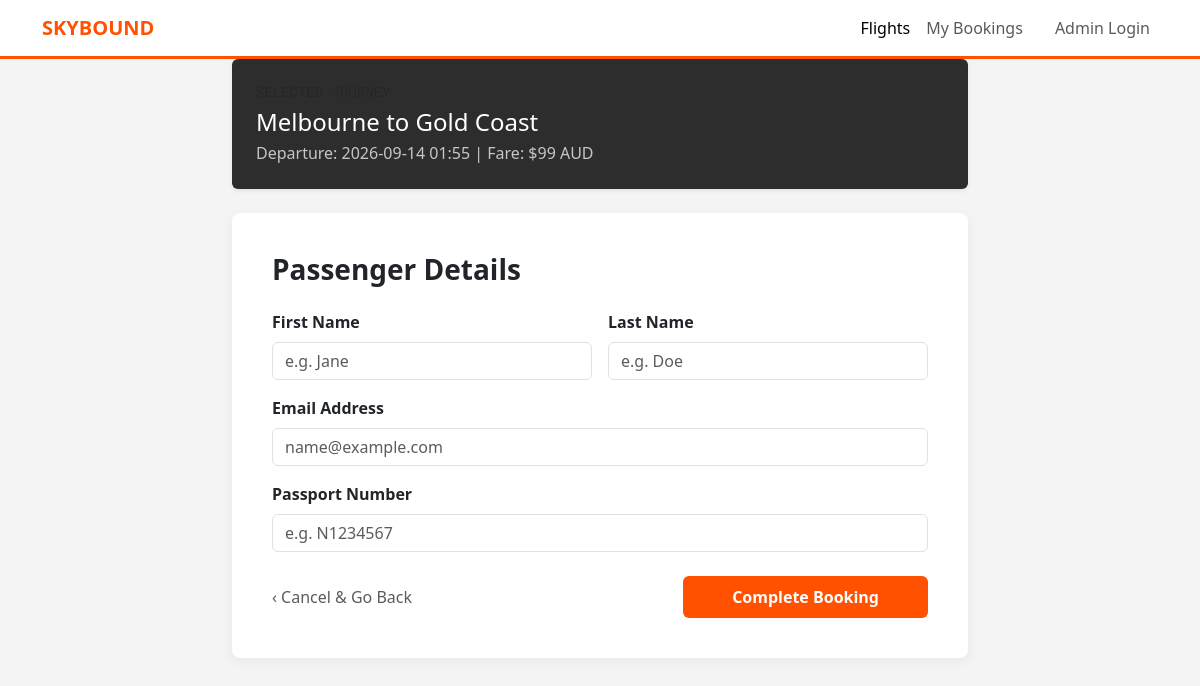
/book/4, run on the app's committed database.
### tables this page shows
CREATE TABLE flights (
        flight_id INTEGER PRIMARY KEY AUTOINCREMENT,
        origin TEXT,
        destination TEXT,
        departure_time TEXT,
        capacity INTEGER,
        price INTEGER
    );

### app.py (the view)
@app.route('/book/<int:flight_id>', methods=['GET', 'POST'])
def book_flight(flight_id):
    conn = get_db_connection()
    if request.method == 'POST':
        first = request.form.get('first_name')
        last = request.form.get('last_name')
        email = request.form.get('email')
        passport = request.form.get('passport')
        cursor = conn.cursor()
        cursor.execute('''
            INSERT INTO passengers (first_name, last_name, email, passport_num)
            SELECT ?, ?, ?, ?
            WHERE NOT EXISTS (
            SELECT 1 FROM passengers WHERE first_name = ? AND last_name = ? AND email = ? AND passport_num = ?
            );
        ''', (first, last, email, passport, first, last, email, passport))
        passenger_id = cursor.execute('SELECT passenger_id FROM passengers WHERE first_name = ? AND last_name = ? AND email = ? AND passport_num = ?', (first, last, email, passport)).fetchone()['passenger_id']
        if cursor.execute('SELECT * FROM bookings WHERE flight_id = ? AND passenger_id = ?',(flight_id,passenger_id)).fetchone() == None:
            seat = 'A1'
            all_seats = []
            capacity = cursor.execute("SELECT capacity FROM flights WHERE flight_id = ?",(flight_id,)).fetchone()[0] // 6
            for i in range(1,capacity+1):
                for x in ["A", "B", "C", "D", "E", "F"]:
                    all_seats.append(f"{x}{i}")
            i = 0
            try:
                while seat in {row[0] for row in cursor.execute("SELECT seat_assignment FROM bookings WHERE flight_id = ?",(flight_id,)).fetchall()}:
                    seat = all_seats[i]
                    i+=1
                cursor.execute('''
                    INSERT INTO bookings (flight_id, passenger_id, seat_assignment)
                    VALUES (?, ?, ?)
                ''', (flight_id, passenger_id, seat))
                booking_id = cursor.lastrowid
                conn.commit()
                conn.close()
                return redirect(f"/confirmation/{booking_id}")
            except IndexError:
                return "flight is full"
        else:
            conn.close()
            return "you already have a flight booked"
    else:
        flight = conn.execute('SELECT * FROM flights WHERE flight_id = ?', (flight_id,)).fetchone()
        conn.close()
        return render_template('booking.html', flight=flight)

### app.py (called while the page is built)
def get_db_connection():
    conn = sqlite3.connect('pedair.db')
    conn.row_factory = sqlite3.Row
    return conn

### templates/booking.html (shortened to what this page needs)
<!DOCTYPE html>
<html lang="en">
<head>
    <link href="https://cdn.jsdelivr.net/npm/bootstrap@5.3.0/dist/css/bootstrap.min.css" rel="stylesheet">
</head>
<body>
<nav class="navbar navbar-expand-lg navbar-light sticky-top">
    <div class="container">
        <a class="navbar-brand fw-bold" href="/" style="color: var(--jetstar-orange);">SKYBOUND</a>
        <div class="navbar-nav ms-auto">
            <a class="nav-link active" href="/">Flights</a>
            <a class="nav-link" href="#">My Bookings</a>
            <a class="nav-link btn btn-outline-dark ms-lg-3" href="/admin">Admin Login</a>
        </div>
    </div>
</nav>
<div class="container">
    <div class="row justify-content-center">
        <div class="col-md-8">
            <div class="card mb-4 border-0 shadow-sm text-white" style="background-color: #2d2d2d;">
                <div class="card-body p-4">
                    <span class="text-uppercase small text-muted font-monospace d-block mb-1">Selected Journey</span>
                    <h4 class="mb-1">{{ flight.origin }} to {{ flight.destination }}</h4>
                    <p class="mb-0 text-light opacity-75">Departure: {{ flight.departure_time }} | Fare: ${{ flight.price }} AUD</p>
                </div>
            </div>
            <div class="booking-box">
                <h3 class="mb-4 fw-bold">Passenger Details</h3>
                <form method="POST">
                    <div class="row g-3 mb-3">
                        <div class="col-md-6">
                            <label class="form-label fw-bold">First Name</label>
                            <input type="text" class="form-control" name="first_name" required placeholder="e.g. Jane">
                        </div>
                        <div class="col-md-6">
                            <label class="form-label fw-bold">Last Name</label>
                            <input type="text" class="form-control" name="last_name" required placeholder="e.g. Doe">
                        </div>
                    </div>
                    <div class="mb-3">
                        <label class="form-label fw-bold">Email Address</label>
                        <input type="email" class="form-control" name="email" required placeholder="name@example.com">
                    </div>
                    <div class="mb-4">
                        <label class="form-label fw-bold">Passport Number</label>
                        <input type="text" class="form-control" name="passport" required placeholder="e.g. N1234567">
                    </div>
                    <div class="d-flex justify-content-between align-items-center">
                        <a href="/" class="text-decoration-none text-muted">‹ Cancel & Go Back</a>
                        <button type="submit" class="btn btn-orange px-5 py-2">Complete Booking</button>
                    </div>
                </form>
            </div>
        </div>
    </div>
</div>
</body>
</html>

### templates/booking.html (style rules this page uses)
:root { --jetstar-orange: #ff5100; --bg-light: #f4f4f4; }
body { background-color: var(--bg-light); font-family: 'Segoe UI', Roboto, sans-serif; }
.navbar { background-color: white; border-bottom: 3px solid var(--jetstar-orange); }
.booking-box { background: white; padding: 40px; border-radius: 8px; box-shadow: 0 4px 12px rgba(0,0,0,0.05); }
.btn-orange { background-color: var(--jetstar-orange); color: white; font-weight: bold; }

### data on the page
flights: origin "Melbourne", destination "Gold Coast", departure_time "2026-09-14 01:55", price "99"
